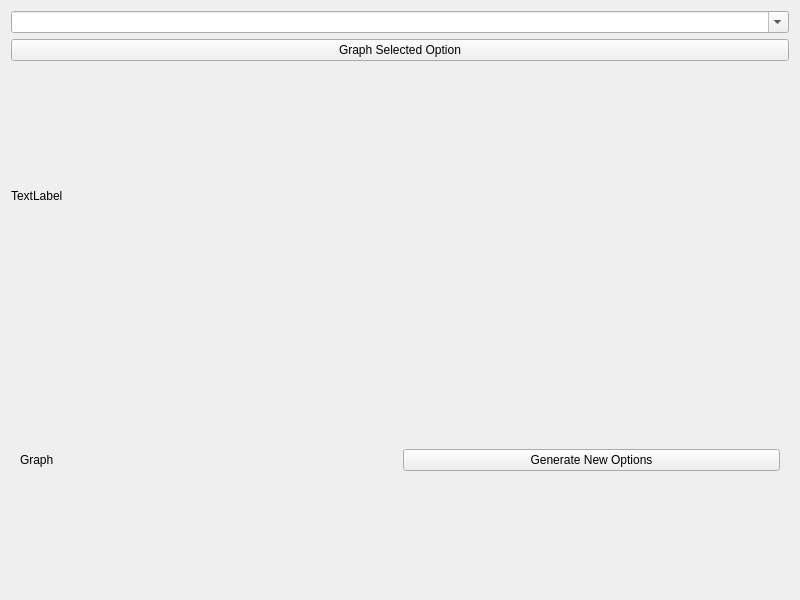
<?xml version="1.0" encoding="UTF-8"?>
<ui version="4.0">
 <class>TestPageWidget</class>
 <widget class="QWidget" name="TestPageWidget">
  <property name="geometry">
   <rect>
    <x>0</x>
    <y>0</y>
    <width>800</width>
    <height>600</height>
   </rect>
  </property>
  <property name="windowTitle">
   <string>TestPageWidget</string>
  </property>
  <layout class="QVBoxLayout" name="verticalLayout">
   <item>
    <widget class="SearchableComboBox" name="testComboBox">
     <property name="editable">
      <bool>true</bool>
     </property>
    </widget>
   </item>
   <item>
    <widget class="QPushButton" name="graphButton">
     <property name="text">
      <string>Graph Selected Option</string>
     </property>
    </widget>
   </item>
   <item>
    <widget class="QLabel" name="testLabel">
     <property name="text">
      <string>TextLabel</string>
     </property>
    </widget>
   </item>
   <item>
    <widget class="QWidget" name="testWidget" native="true">
     <layout class="QVBoxLayout" name="testWidgetMainLayout">
      <item>
       <layout class="QHBoxLayout" name="testWidgetDashboardLayout">
        <item>
         <widget class="QLabel" name="graphLabel">
          <property name="text">
           <string>Graph </string>
          </property>
         </widget>
        </item>
        <item>
         <widget class="QPushButton" name="newValsButton">
          <property name="text">
           <string>Generate New Options</string>
          </property>
         </widget>
        </item>
       </layout>
      </item>
     </layout>
    </widget>
   </item>
  </layout>
 </widget>
 <customwidgets>
  <customwidget>
   <class>SearchableComboBox</class>
   <extends>QComboBox</extends>
   <header>custom_widgets</header>
  </customwidget>
 </customwidgets>
 <resources/>
 <connections/>
</ui>
